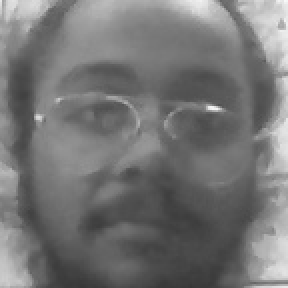
#> input picture face recognization/dataset/gaggi/1.jpg, 144 x 144 px (shown 2 times larger)
$ python face_recoginization.py
#> lines starting #> are read from the running program, lines starting #| are printed output that depends on the picture
import cv2, numpy, os

haar_file = 'haarcascade_frontalface_default.xml'
face_cascade = cv2.CascadeClassifier(haar_file)
dataset = 'dataset'
print('Training..')

(images, labels, names, id) = ([], [], {}, 0)
(width, height) = (130, 100)

for (subdirs, dirs, files) in os.walk(dataset):
    for subdir in dirs:
        names[id] = subdir
        subjectpath = os.path.join(dataset, subdir)

        for filename in os.listdir(subjectpath):
            path = os.path.join(subjectpath, filename)

            img = cv2.imread(path, 0)
#> img is the input picture: shape (144, 144); min 54, max 248, mean 116.4
            if img is None:
                continue   # Skip broken images

            # ✔ FIX — Resize all images so they have same shape
            img = cv2.resize(img, (width, height))
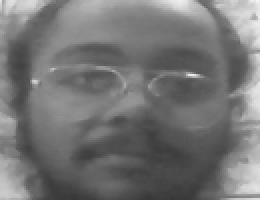
#> img: shape (100, 130) (shown 2 times larger); min 55, max 243, mean 116.3

            images.append(img)
            labels.append(id)

        id += 1
#> id = 1

# ✔ Now conversion to numpy works
images = numpy.array(images)
labels = numpy.array(labels)

print("Training data loaded:")
print("Total images:", len(images))
print("Total labels:", len(labels))
print("Names:", names)

# Train model
model = cv2.face.LBPHFaceRecognizer_create()
model.train(images, labels)

# Start camera
webcam = cv2.VideoCapture(0)
cnt = 0

while True:
    ret, img = webcam.read()
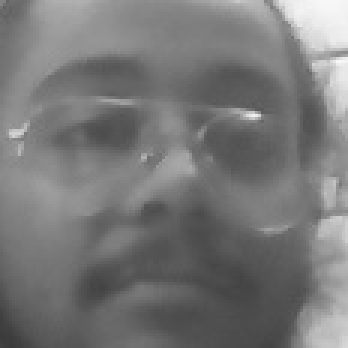
#> input picture face recognization/dataset/gaggi/12.jpg, 116 x 116 px, given in place of the camera (shown 3 times larger)
#> img is the input picture: shape (116, 116, 3); min 59, max 247, mean 119.4
    if not ret:
        continue

    gray = cv2.cvtColor(img, cv2.COLOR_BGR2GRAY)
    faces = face_cascade.detectMultiScale(gray, 1.3, 5)
#> faces = ()

    for (x, y, w, h) in faces:
        face = gray[y:y+h, x:x+w]
        face_resize = cv2.resize(face, (width, height))

        prediction = model.predict(face_resize)

        cv2.rectangle(img, (x, y), (x+w, y+h), (0, 255, 0), 2)

        if prediction[1] < 800:
            name = names[prediction[0]]
            cv2.putText(img, f'{name}-{prediction[1]:.0f}', (x-10, y-10),
                        cv2.FONT_HERSHEY_PLAIN, 2, (0, 0, 255))
            print(name)
            cnt = 0
        else:
            cnt += 1
            cv2.putText(img, 'Unknown', (x-10, y-10),
                        cv2.FONT_HERSHEY_PLAIN, 2, (0, 0, 255))
#> this loop made 0 passes

    cv2.imshow('Face Recognition OpenCV', img)

    if cv2.waitKey(10) == 27:
#> (key Esc is pressed here)
        break

webcam.release()
cv2.destroyAllWindows()
